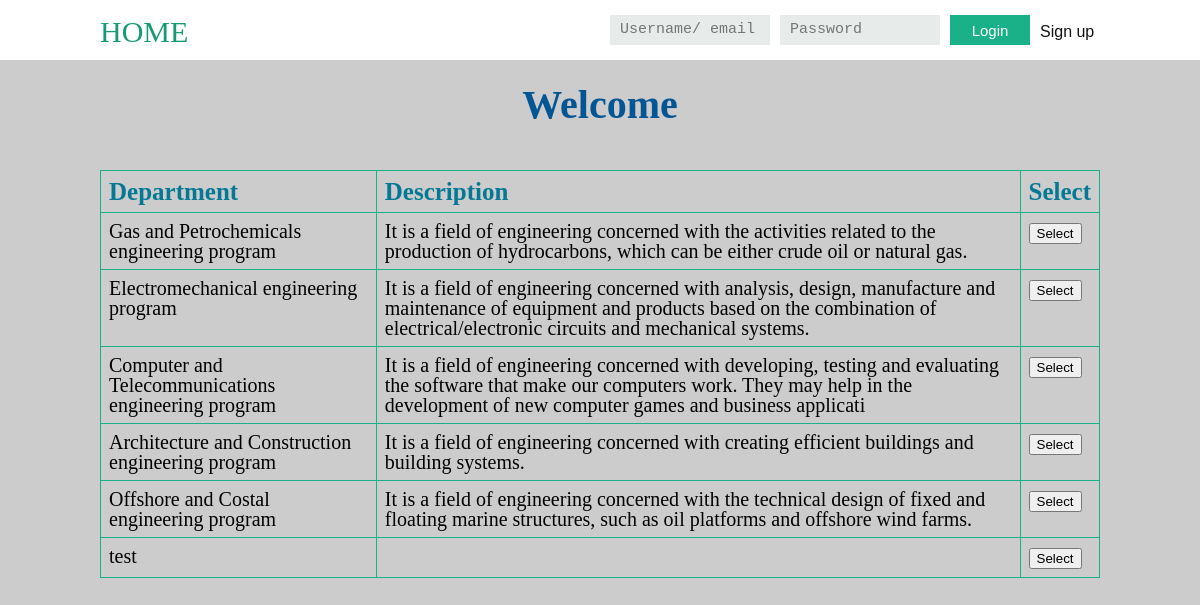
The page /department.php on the database its author committed.
### tables this page shows
CREATE TABLE `department` (
  `dept_id` int(11) NOT NULL,
  `name` varchar(60) DEFAULT NULL,
  `description` varchar(200) DEFAULT NULL
);

### department.php (the view, shortened to what this page needs)
<?php
include_once'header.php';
include_once'dbh.inc.php';
echo "<h2 class='welcome'>Welcome ".$_SESSION['username']."</h2>";
 ?>
 <div class="main-container">
     <div class="main-wrapper">
         <table class="table-design">
             <thead>
                <tr class="tr-design">
                 <th>Department</th>
                 <th>Description</th>
                 <th>Select</th>
                </tr>
             </thead>
             <tbody>
               <form action="includes/department.inc.php" method="get">
                <?php
                 $query = "SELECT * FROM department ";
                 $selected_department = mysqli_query($conn,$query);
                 while($row =mysqli_fetch_assoc($selected_department))
                 { $name = $row['name'];
                     $dept_id = $row['dept_id'];
                     $description = $row['description'];
                 echo"<tr><td class= 'td_design'>$name</td>";
                 echo"<td class= 'td_design'>$description</td>";
                 echo"<td class= 'td_design'><button name='select' class='btn btn-primary' value=$dept_id>Select</button></td></tr>";
                 }
                     ?>
                </form>
             </tbody>
         </table>
     </div>
 </div>
</body>
</html>

### header.php (shortened to what this page needs)
<!DOCTYPE html>
<html>
  <head>
    <link rel="stylesheet" href="style.css">
  </head>
  <body>
    <header>
      <nav>
        <div class="main-wrapper">
          <ul>
            <li><a href="index.php">HOME</a></li>
          </ul>
          <div class="nav-login">
            <?php
            if (isset($_SESSION['u_id'])) {
              echo ' <form  action="includes/logout.inc.php" method="PosT">
                 <button type="submit" name="submit">Logout</button>
               </form>';
            }elseif (isset($_SESSION['username'])) {
              echo ' <form  action="includes/logout.inc.php" method="PosT">
                 <button type="submit" name="submit">Logout</button>
               </form>';
            }
            else {
              echo '  <form  action="includes/login.inc.php" method="POST">
                  <input type="text" name="username" placeholder="Username/ email">
                  <input type="password" name="password" placeholder="Password">
                  <button type="submit" name="submit">Login</button>
                </form>
                <a href="signup.php">Sign up</a>';
            }
             ?>
          </div>
        </div>
      </nav>
    </header>

### style.css (style rules this page uses)
html, body, div, span, object, iframe, h1, h2, h3, h4, h5, h6, p, blockquote, pre, abbr, address, cite, code, del, dfn, em, img, ins, kbd, q, samp, small, strong, sub, sup, var, b, i, dl, dt, dd, ol, ul, li, fieldset, form, label, legend, table, caption, tbody, tfoot, thead, tr, th, td, article, aside, canvas, details, figcaption, figure, footer, header, hgroup, menu, nav, section, summary, time, mark, audio, video { margin:0; padding:0; border:0; outline:0; font-size:100%; vertical-align:baseline; background:transparent; }
body { line-height:1; }
article,aside,details,figcaption,figure, footer,header,hgroup,menu,nav,section { display:block; }
nav ul { list-style:none; }
a { margin:0; padding:0; font-size:100%; vertical-align:baseline; background:transparent; }
table { border-collapse:collapse; border-spacing:0; }
input, select { vertical-align:middle; }
.main-wrapper { margin:0 auto; width: 1000px; }
a { text-decoration: none; }
body { background-color: #ccc; }
header nav { width: 100%; height: 60px; background-color: #fff }
header nav ul { float: left; }
header nav ul li { float: left; list-style: none; }
header nav ul li a { font-family: Times New Roman ; font-size: 30px; color: #179b77; line-height: 63px; }
header .nav-login { float: right; }
header .nav-login form { float: left; padding-top: 15px; }
header .nav-login form input { float: left; width: 140px; height: 30px; padding: 0px 10px; margin-right: 10px; border: none; background-color: rgba(160, 179, 176, 0.25); font-family: monospace; font-size: 15px; color: #000; line-height: 30px; }
header .nav-login form button { float: left; width: 80px; height: 30px; margin-right: 10px; background-color:#1ab188; border: none; font-family: arial; font-size: 15px; color: #ffffff; cursor: pointer; }
header .nav-login a { display: block; width: 60px; height: 30px; border: none; float: left; background-color: #ffffff; font-family: arial; font-size: 16px; color: #111; line-height: 63px; cursor: pointer; }
.main-container { padding-top: 40px; }
.table-design { font-family: Times New Roman; border-collapse: collapse; width: 100%; }
.tr-design { font-size: 25px; color: #047894; border: 1px solid #1ab188; text-align: left; padding: 8px; }
.tr-design th { border: 1px solid #1ab188; text-align: left; padding: 8px; }
.td_design { font-size: 20px; border: 1px solid #1ab188; text-align: left; padding: 8px; }
.welcome { padding-top: 20px; margin:0 auto; width: 1000px; font-family: Times New Roman; font-size: 40px; color: #045594; line-height: 50px; text-align: center; }

### rows shown on the page
department: name "Gas and Petrochemicals engineering program", description "It is a field of engineering concerned with the activities related to the production of hydrocarbons, which can be either crude oil or natural gas.", $dept_id 1 (drawn)
department: name "Electromechanical engineering program", description "It is a field of engineering concerned with analysis, design, manufacture and maintenance of equipment and products based on the combination of electrical/electronic circuits and mechanical systems.", $dept_id 2 (drawn)
department: name "Computer and Telecommunications engineering program", description "It is a field of engineering concerned with developing, testing and evaluating the software that make our computers work. They may help in the development of new computer games and business applicati", $dept_id 3 (drawn)
department: name "Architecture and Construction engineering program", description "It is a field of engineering concerned with creating efficient buildings and building systems.", $dept_id 4 (drawn)
department: name "Offshore and Costal engineering program", description "It is a field of engineering concerned with the technical design of fixed and floating marine structures, such as oil platforms and offshore wind farms.", $dept_id 5 (drawn)
department: name "test", $dept_id 6 (drawn)
